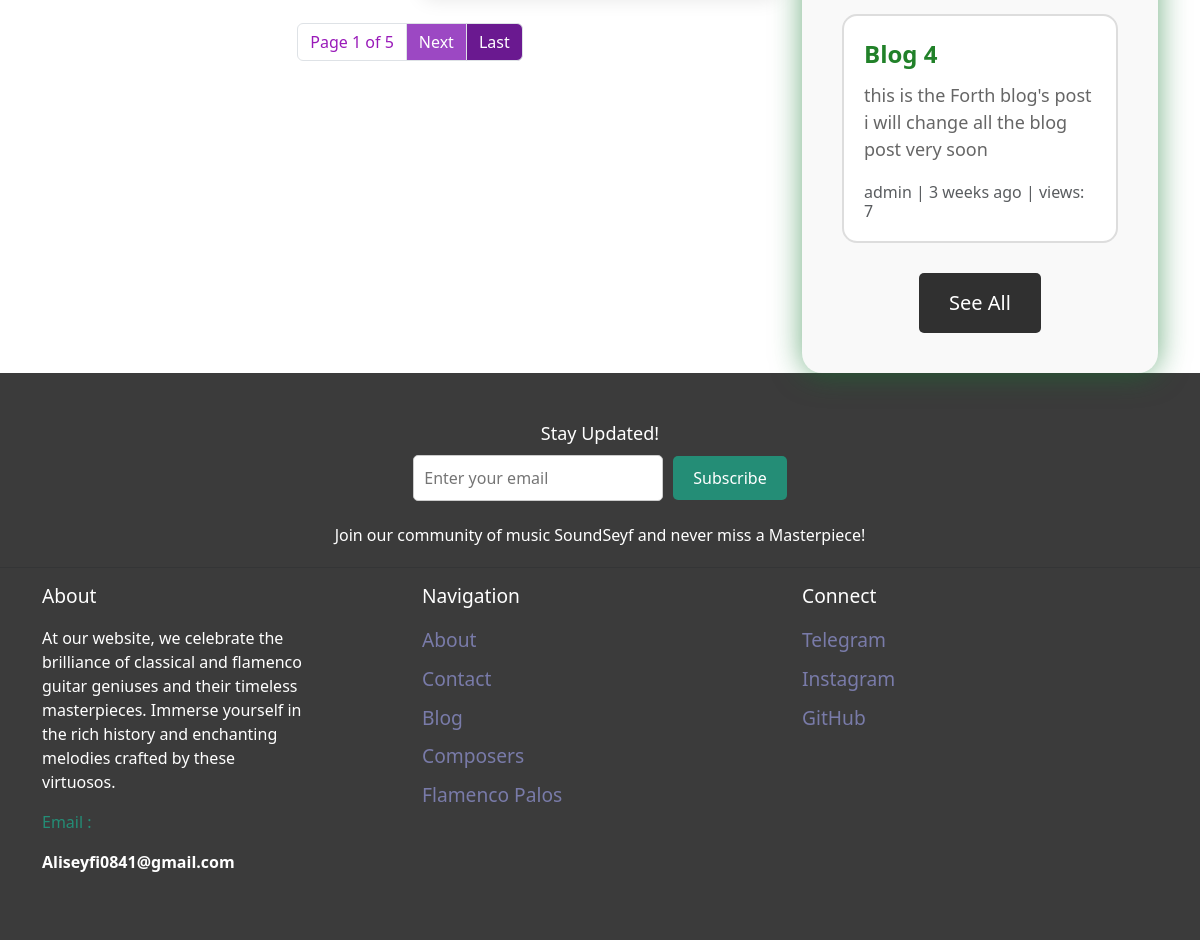
Page /music/composers (lower part) on the earlier database version.
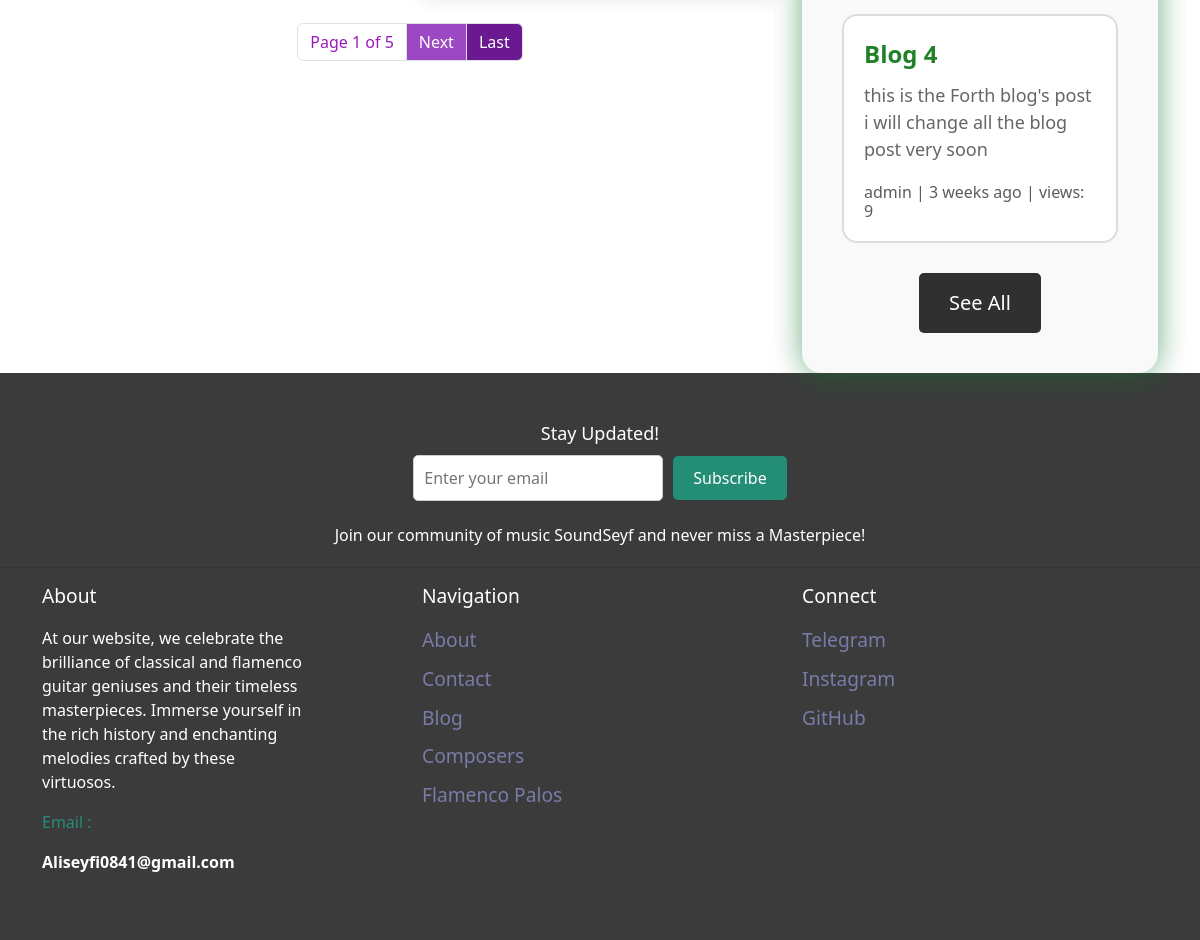
Same page on the later database version.
### blog/models.py (models this page shows, shortened)
class Post(models.Model):
    title = models.CharField(max_length=255,unique=True)
    slug = models.SlugField(max_length=255,unique=True)
    author = models.ForeignKey(User,on_delete=models.CASCADE,null=True)
    content = models.TextField(null=True,blank=True)
    created_on = models.DateTimeField(auto_now_add=True)
    updated_on = models.DateTimeField(auto_now=True)
    published_on = models.DateTimeField(null=True)
    status = models.CharField(max_length=255,choices=STATUS_CHOICES)
    counted_views = models.IntegerField(default=0)
    login_required = models.BooleanField(default=False)
    class Meta:
        ordering = ['-created_on']

### music/views.py (the view)
# urls.py: path('composers',ComposersView , name="composers" ),
def ComposersView(request):
    composers = Composer.objects.all()
    p = Paginator(composers,10)
    try:
        page_number = request.GET.get('page')
        composers = p.get_page(page_number)
    except EmptyPage:
        composers = composers.get_page(1)
    except PageNotAnInteger:
        composers = composers.get_page(1)
    if request.user.is_authenticated:
         favorited_composer_ids = set(request.user.favoritecomposer_set.values_list('composer__id', flat=True))
         context = {"composers": composers, "favorited_composer_ids": favorited_composer_ids}
         return render(request,'music/composers.html',context)
    else:
         context = {"composers": composers}
         return render(request,'music/composers.html',context)

### blog/templatetags/blog-tags.py (called while the page is built)
@register.inclusion_tag('blog/recentposts.html')
def recentpost():
    recentposts = Post.objects.all().order_by('published_on')[:3]
    return  {"recentposts":recentposts}

### music/templatetags/music-tags.py (called while the page is built)
@register.inclusion_tag('music/somepalos.html')
def somepalos():
    somepalos = Palo.objects.all().order_by('name')[:4]
    return  {"somepalos":somepalos}

### templates/music/composers.html (shortened to what this page needs)
{% extends "base.html" %}
{% load static %}
{% load music-tags %}
{% load blog-tags %}
{% load thumbnail %}
{% block content %}
<div class="container">
  <div class="row">
    <div class="col-md-8">
        <div class="row">
      </div>
      <nav aria-label="Pagination">
        <ul class="pagination justify-content-center">
          <li class="page-item disabled">
            <a style="background-color:#ffffff; color: #991ab9;" class="page-link" href="#">Page {{ composers.number }} of {{ composers.paginator.num_pages }}</a>
          </li>
          {% if composers.has_next %}
          <li class="page-item">
            <a style="background-color:#9c48c3; color: #ffffff;" class="page-link" href="?page={{ composers.next_page_number }}">Next</a>
          </li>
          <li class="page-item">
            <a style="background-color:#6a1990; color: #ffffff;" class="page-link" href="?page={{ composers.paginator.num_pages }}">Last</a>
          </li>
          {% endif %}
        </ul>
      </nav>
    </div>
    <div class="col-md-4">
    {% somepalos %}
    {% recentpost %}
  </div>
    </div>
  </div>
{% endblock %}

### templates/blog/recentposts.html (shortened to what this page needs)
{% load static %}
{% load humanize %}
<!DOCTYPE html>
<html lang="en">
<head>
</head>
<body>
    <div class="blog-container">
        {% for post in recentposts %}
        <div class="blog-env">
            <div class="blog-title">{{ post.title }}</div>
            <div class="blog-snippet">{{ post.content|truncatewords:20 }}</div>
            <p class="card-text text-muted h6">{{ post.author }} | {{post.created_on|naturaltime }} | views: {{post.counted_views}}</p>
        </div>
        {% endfor %}
        <a href="{% url 'blog:blog-home' %}" class="see-all-button">See All</a>
    </div>
</body>
</html>

Differences in the rows shown:
changed Post "Blog 4": counted_views "7" → "9"
